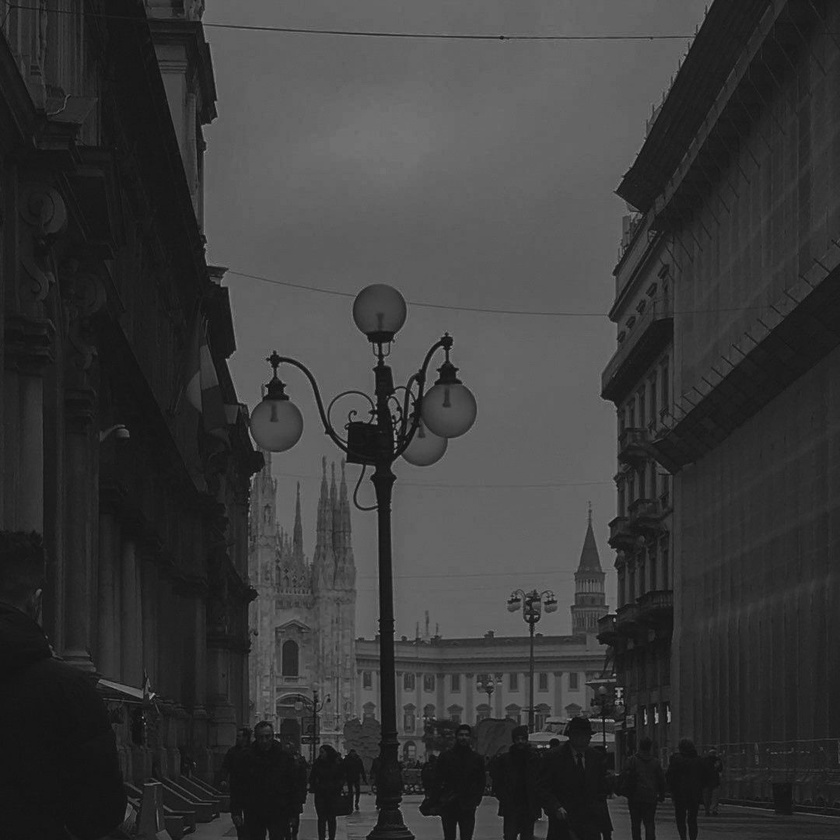
#> input picture imagenprueba.jpeg, 840 x 840 px, shrunk from 1080 x 1080 before the run, found by its file name
$ python pruebanoelia.py
#> lines starting #> are read from the running program, lines starting #| are printed output that depends on the picture; after the words box and inside, x2 and y2 are one past the last pixel; in counts of white or black regions, pixels touching at a corner belong together
import numpy as np
import matplotlib.pyplot as plt
from skimage import color
from skimage import io

def adjustIntensity(inImage, inRange=[], outRange=(0, 1)):
    if inRange == []:
        imin = np.min(inImage)
        imax = np.max(inImage)
    else:
        imin = inRange[0]
        imax = inRange[1]

    GminNorm = outRange[0]
    GmaxNorm = outRange[1]

    outImage = GminNorm + (((GmaxNorm - GminNorm) * (inImage - imin)) / (imax - imin))
    outImage = np.clip(outImage, outRange[0], outRange[1])
    return outImage
"""
https://docs.opencv.org/2.4/modules/imgproc/doc/histograms.html?highlight=equalizehist


The function equalizes the histogram of the input image using the following algorithm:

    Calculate the histogram H for src .

    Normalize the histogram so that the sum of histogram bins is 255.

    Compute the integral of the histogram:

            H'_i = \sum _{0 \le j < i} H(j)

    Transform the image using H' as a look-up table: \texttt{dst}(x,y) = H'(\texttt{src}(x,y))

The algorithm normalizes the brightness and increases the contrast of the image.
"""
def equalizeIntensity(inImage, nBins=256):
    hist = np.zeros(nBins)
    histAcum = np.zeros(nBins)
    histAcumNorm = np.zeros(nBins)

    img_scl = np.round(inImage * (nBins - 1))

    for elemento in img_scl.ravel():
        aux = int(elemento)
        hist[aux] += 1

    histAcum[0] = hist[0]
    for valor in range(1, nBins):
        histAcum[valor] = histAcum[valor - 1] + hist[valor]

    histAcumNorm = histAcum / histAcum.max()
    outImage = histAcumNorm[img_scl.astype(int)]

    return outImage


img = io.imread("/home/santilopez/Documentos/uni/Q7/VA2/imagenprueba.jpeg")
#> img is the input picture: shape (840, 840, 3); min 11, max 167, mean 58.2
img_gray = color.rgb2gray(img)
img_esc = img_gray / 256.0
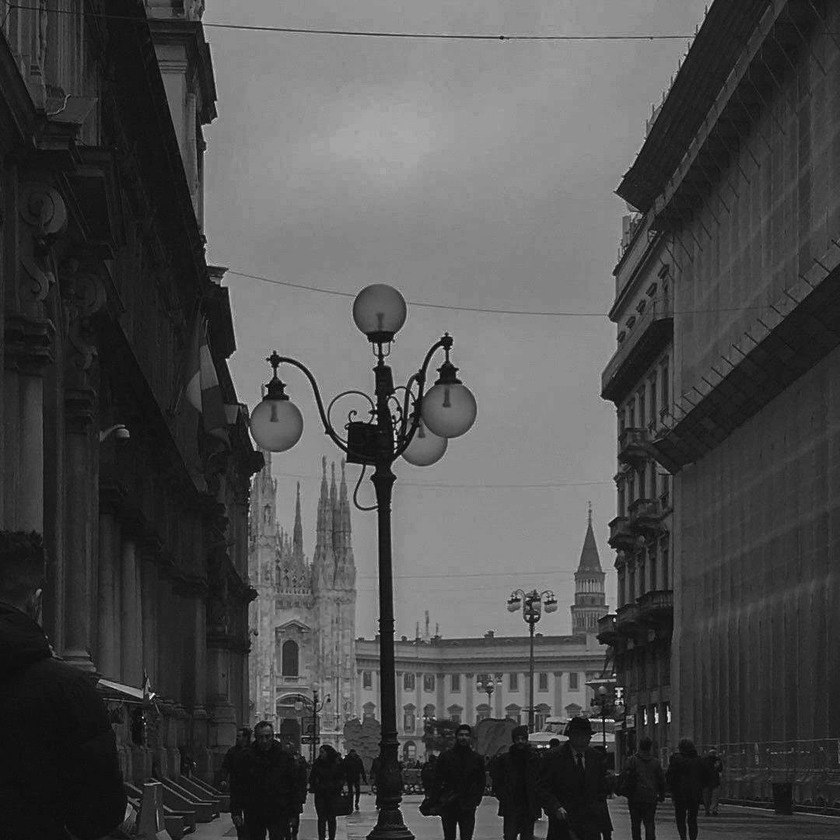
#> img_esc: shape (840, 840) float64; min 0.000169, max 0.00256, mean 0.000892; drawn with min black and max white

# Se crea la figura para visualizar las cuatro imagenes
fig, ((ax1, ax2), (ax3, ax4), (ax5, ax6)) = plt.subplots(3, 2, figsize=(10, 10))

#Visualizar
ax1.imshow(img_gray, cmap='gray')
ax1.set_title('Imagen Original')

ax3.hist(img.ravel(), bins=256, range=(0,256), color='blue', alpha=0.7)
ax3.set_title('Original')

# Se muestra la imagen ajustada
img_salida = adjustIntensity(img_esc, [], [0, 1])
#> in adjustIntensity, `imin = np.min(inImage)`: imin = 0.000169
#> in adjustIntensity, `imax = np.max(inImage)`: imax = 0.00256
ax2.imshow(img_salida, cmap='gray')
ax2.set_title('Imagen Transformada')

ax4.hist(img_salida.ravel(), bins=256, range=(0, 1), color='blue', alpha=0.7)
ax4.set_title('Transformada')

img_ecualizada = equalizeIntensity(img_esc)
#> in equalizeIntensity, `img_scl = np.round(inImage * (nBins - 1))`:
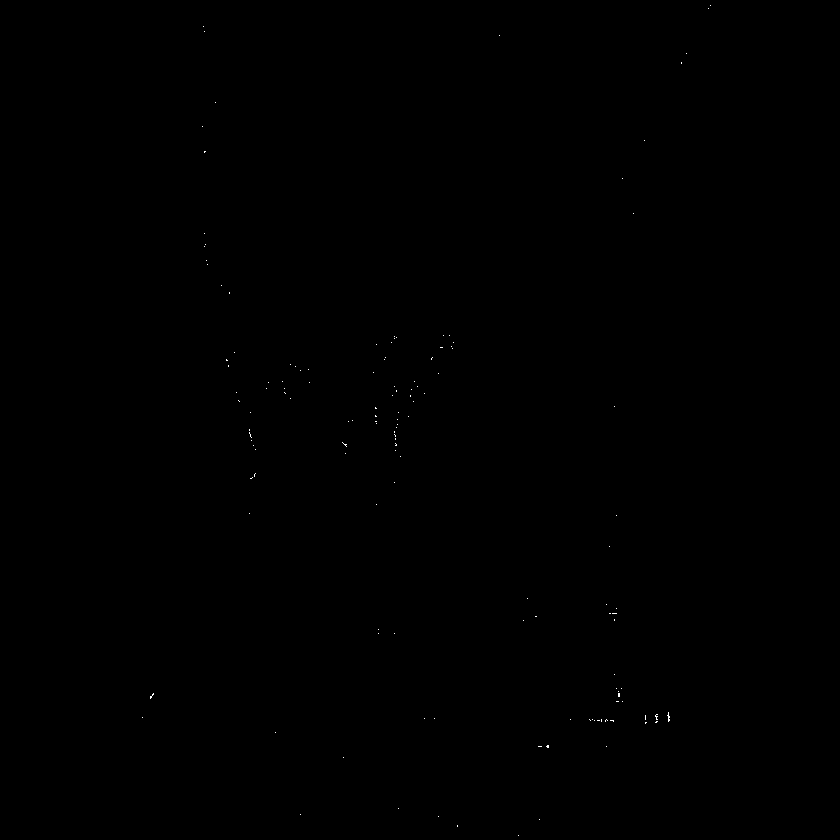
#> img_scl: shape (840, 840) float64; values 0 (black) and 1 (white), 0.04% white in thin lines or dots, all inside (x1, y1, x2, y2) = (142, 5, 711, 836)
#> after the loop in equalizeIntensity, `for elemento in img_scl.ravel():`: hist = 256 values, max 705338 at index 0, min 0 at index 2, mean 2756.2
#> after the loop in equalizeIntensity, `for valor in range(1, nBins):`: histAcum = 256 values from 705338 to 705600
#> in equalizeIntensity, `histAcumNorm = histAcum / histAcum.max()`: histAcumNorm = 256 values from 1 to 1
ax5.imshow(img_ecualizada, cmap='gray')
ax5.set_title('Ecualizada')

ax6.hist(img_ecualizada.ravel(), bins=256, range=(0, 1), color='blue', alpha=0.7)
ax6.set_title('Ecualizada')

plt.tight_layout()
plt.show()
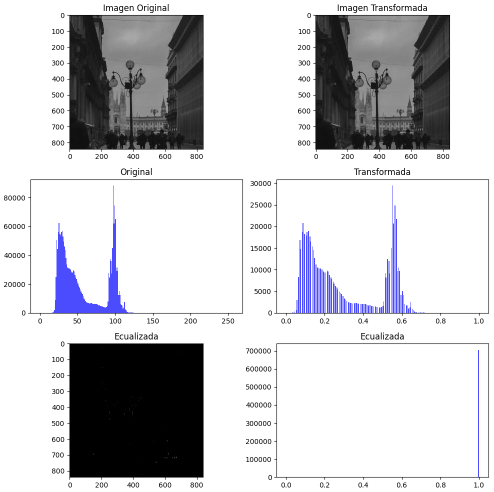
#> figure drawn by matplotlib, 6 panels; panel 3: tallest bar 88224 high, from x = 97 to 98; panel 4: tallest bar 29408 high, from x = 0.551 to 0.555; panel 6: tallest bar 705600 high, from x = 0.996 to 1
